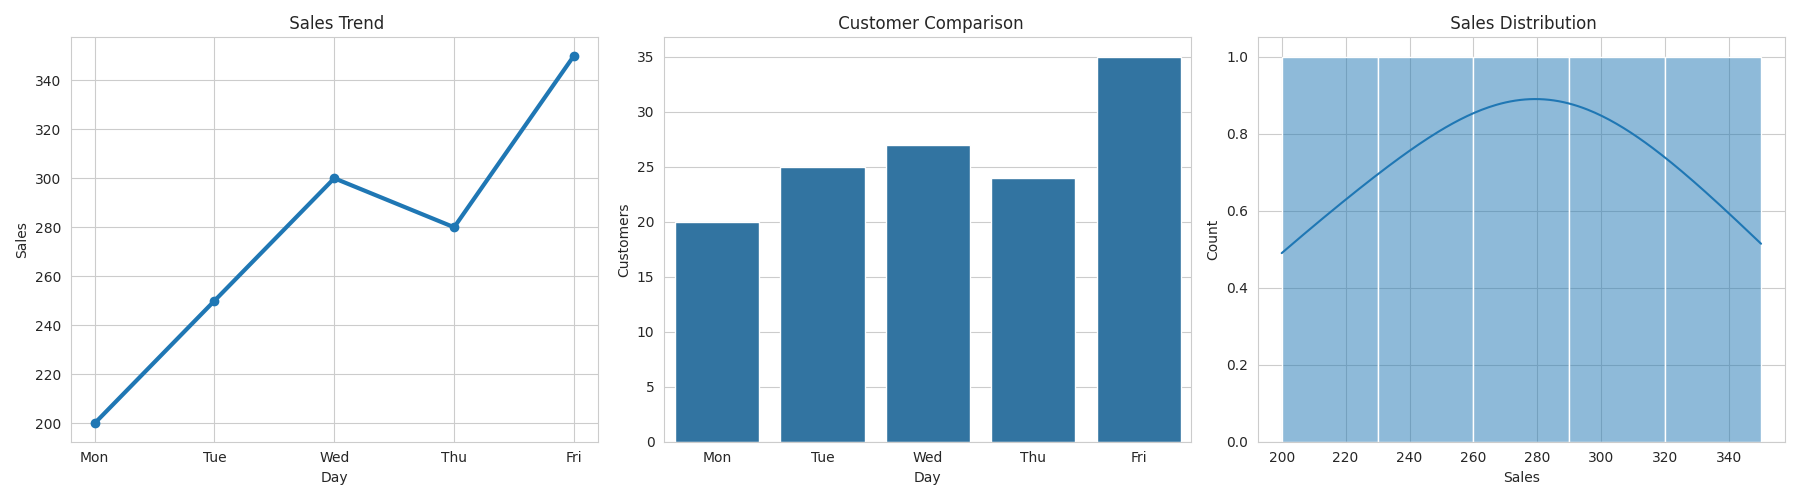

Here is the Python script that generated this plot:
# -*- coding: utf-8 -*-
"""mini_eda_dashboard.ipynb

Automatically generated by Colab.

Original file is located at
    https://colab.research.google.com/drive/1pe_zUb8g3KGILb53GRvjUpp5xTCACPMS
"""

import pandas as pd
import matplotlib.pyplot as plt
import seaborn as sns

# Sample dataset
data = {
    "Day": ["Mon", "Tue", "Wed", "Thu", "Fri"],
    "Sales": [200, 250, 300, 280, 350],
    "Customers": [20, 25, 27, 24, 35]
}
df = pd.DataFrame(data)
sns.set_style("whitegrid")
fig, axes = plt.subplots(1, 3, figsize=(18, 5))
axes[0].plot(df["Day"], df["Sales"], marker='o', linewidth=3)
axes[0].set_title(" Sales Trend")
axes[0].set_xlabel("Day")
axes[0].set_ylabel("Sales")
sns.barplot(
    x="Day",
    y="Customers",
    data=df,
    ax=axes[1]
)
axes[1].set_title(" Customer Comparison")
axes[1].set_xlabel("Day")
axes[1].set_ylabel("Customers")

sns.histplot(
    df["Sales"],
    kde=True,
    bins=5,
    ax=axes[2]
)
axes[2].set_title(" Sales Distribution")
axes[2].set_xlabel("Sales")
plt.tight_layout()
plt.savefig("mini_eda_dashboard.png")
plt.show()
highest_sales = df["Sales"].max()
best_day = df[df["Sales"] == highest_sales]["Day"].values[0]
avg_sales = df["Sales"].mean()
print("\n Insights:")
print(f" Highest Sales: {highest_sales} on {best_day}")
print(f" Average Sales: {avg_sales:.2f}")
q1 = df["Sales"].quantile(0.25)
q3 = df["Sales"].quantile(0.75)
iqr = q3 - q1
lower_bound = q1 - 1.5 * iqr
upper_bound = q3 + 1.5 * iqr
outliers = df[(df["Sales"] < lower_bound) | (df["Sales"] > upper_bound)]
if len(outliers) > 0:
    print(" Outliers Detected:")
    print(outliers)
else:
    print(" No Outliers Detected")
